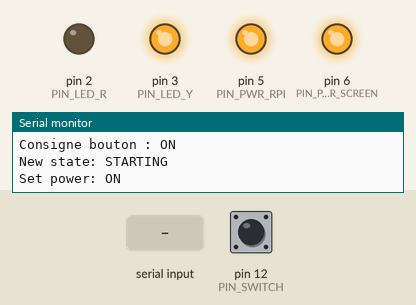
This sketch was run on a simulated Arduino Uno, built with avr-gcc and run on an emulated ATmega328P. Shown: output pins drawn as LEDs (lit = HIGH), the last lines printed to the serial monitor. Dashed ring = blinking. Inputs (shaded band) come from the test bench; at power-on: pin 12 (PIN_SWITCH) HIGH.

Above: at 1.2 s.
1.3 s: "help" received over Serial
At 2.66 s:
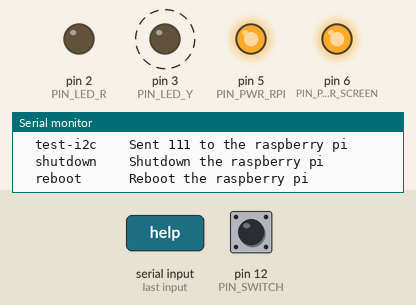
4.3 s: "off" received over Serial
At 30.5 s:
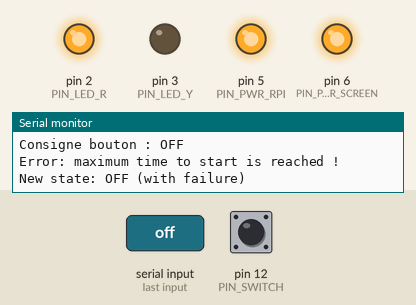
Timing chart, 0 to 31.5 s (numbered marks = the images above; inputs shaded):
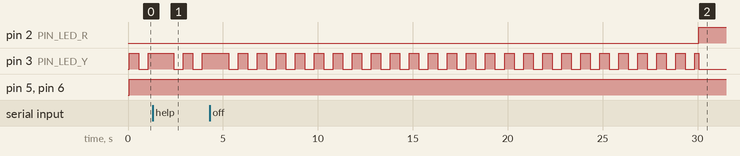

The sketch:

SuperSwag3615.ino
```cpp
//    _________                          _________
//   /   _____/__ ________   ___________/   _____/_  _  _______     ____
//   \_____  \|  |  \____ \_/ __ \_  __ \_____  \\ \/ \/ /\__  \   / ___\
//   /        \  |  /  |_> >  ___/|  | \/        \\     /  / __ \_/ /_/  >
//  /_______  /____/|   __/ \___  >__| /_______  / \/\_/  (____  /\___  /
//          \/      |__|        \/             \/              \//_____/
//
// This file is a part of the SuperSwag projet.
// Copyleft 2017 - evolya.fr

#include <Wire.h>

// -- Configuration des pins

#define PIN_LED_R 2       // Pin LED couleur ROUGE
#define PIN_LED_Y 3       // Pin LED couleur VERT
#define PIN_PWR_RPI 5     // Pin allumage alimentation Raspberry Pi (5V)
#define PIN_PWR_SCREEN 6  // Pin allumage alimentation Ecran (12V)
#define PIN_SWITCH 12     // Pin du switch On/Off
#define PIN_POT A0        // Pin du potentiomètre du volume sonore

// -- Configuration des délais (en ms)

#define TTL_STARTING 30000
#define TTL_SHUTDOWN 30000
#define LED_BLINK_DELAY 500
#define SHUTDOWN_SAFETY_DELAY 10000
#define RPI_ALIVE_TTL 2000

// -- Configurations avancées

#define SERIAL_BAUDRATE 9600    // Taux de transmission de l'arduino pour la liaison série
#define SLAVE_ADDRESS 0x04      // Adresse I2C de l'arduino
#define SHUTDOWN_ON_ERROR false // Couper l'alimentation de la Rpi si le démarrage échoue

// -- Etats possibles du système

#define STATE_OFF 0       // Le système est arrêté
#define STATE_STARTING 1  // Le système est en cours de démarrage
#define STATE_STARTED 2   // Le système est démarré et en fonctionnement
#define STATE_SHUTDOWN 3  // Le système est en cours d'arrêt

// Enregistre l'état actuel du système
int generalState = STATE_OFF;

// Utilisés pour gérer l'état de la LED clignotante
bool ledState = true;
long ledTimer = 0;

// Enregistre le moment où à commencé le lancement ou l'arrêt du système
long startStopTime = 0;

// Volume (de 0 à 100)
int volume = 0;

// Etat du bouton On/Off : ouvert ou fermé
bool switchState = false;

// Timestamp du moment où vérifier l'état de la RPI (par gpio)
long rpiCheckTime = 1;

// Valeur du pin PIN_RUNNING (temporisé pour éviter le changement trop rapide d'état lors du lancement de la rpi)
int rpiPinValue = 0;

// Conserve l'état de lancement du script python sur le raspberry
bool rpiState = false;

// Tempon d'écriture I2C vers le raspberry
volatile byte e_keys;

// Timestamp de la dernière requête de la RPI
long rpiLastRequest = 0;

// Indique si la raspberry est connectée en I2C
// Si cette variable est >2 on peut considérer que la RPi est connectée
int rpiConnected = 0;

// Quand le maitre (raspberry) demande quelque chose à l'esclave (arduino)
void i2c_requests()
{
  // On horodate la dernière requête du master
  rpiLastRequest = millis();
  // Si la RPi est déconnectée actuellement
  if (rpiConnected < 3) {
    // On incrémente le compteur d'activité
    rpiConnected++;
    // Si désormais le nombre de requête est suffisant pour considérer que la connexion est établie avec fiabilité
    if (rpiConnected > 2) {
      Serial.println("Raspberry was connected!");
      digitalWrite(PIN_LED_R, LOW);
      digitalWrite(PIN_LED_Y, HIGH);
      // Si on est en état de démarrage, cela signifie que la Rpi est prête
      if (generalState == STATE_STARTING) {
        generalState = STATE_STARTED;
        Serial.println("New state: STARTED");
      }
    }
    // Sinon on attend encore...
    else return;
  }
  // Aucun message à envoyer
  if (e_keys == 0) return;
  // On a un message à envoyer
  Wire.write(e_keys);
  Serial.print("I2C sent: ");
  Serial.println((int)e_keys);
  e_keys = 0;
}

void i2c_sendData(byte value)
{
  // Rien ne peut empêcher le signal de shutdown
  if (e_keys != 201)
    e_keys = value;
}

void setup()
{

  Serial.begin(SERIAL_BAUDRATE);
  Serial.println("Init...");

  pinMode(PIN_SWITCH, INPUT);
  digitalWrite(PIN_SWITCH, HIGH);

  pinMode(PIN_LED_R, OUTPUT);
  pinMode(PIN_LED_Y, OUTPUT);
  digitalWrite(PIN_LED_R, LOW);
  digitalWrite(PIN_LED_Y, LOW);

  pinMode(PIN_PWR_RPI, OUTPUT);
  pinMode(PIN_PWR_SCREEN, OUTPUT);
  setPowerEnabled(false);

  pinMode(PIN_POT, INPUT);

  // Initialisation I2C
  Wire.begin(SLAVE_ADDRESS);
  delay(50);
  Wire.onRequest(i2c_requests);

  Serial.println("New state: OFF");
  Serial.println("Ready!");
}

void startblink(int pinColor)
{
  digitalWrite(PIN_LED_R, pinColor == PIN_LED_R ? HIGH : LOW);
  digitalWrite(PIN_LED_Y, pinColor == PIN_LED_Y ? HIGH : LOW);
  ledState = true;
  ledTimer = startStopTime = millis();
}

void ledblink(int colorPin)
{
  ledState = !ledState;
  digitalWrite(colorPin, ledState ? HIGH : LOW);
  ledTimer = millis();
}

void sendShutdownSignal()
{
  i2c_sendData(201);
}

void setPowerEnabled(bool enabled)
{
  Serial.print("Set power: ");
  Serial.println(enabled ? "ON" : "OFF");
  digitalWrite(PIN_PWR_RPI, enabled ? HIGH : LOW);
  digitalWrite(PIN_PWR_SCREEN, enabled ? HIGH : LOW);
}

void setStateStarting()
{
  // Changement d'état
  startStopTime = millis();
  generalState = STATE_STARTING;
  Serial.println("New state: STARTING");
  // On commence un clignotement vert
  startblink(PIN_LED_Y);
  // Allumage de l'alimentation des autres composants
  setPowerEnabled(true);
  // On met un petit temps avant de continuer le programme, pour éviter une remontée
  // trop rapide de l'I2C
  delay(100);
}

void setStateShutdown() {
  // Changement d'état
  generalState = STATE_SHUTDOWN;
  Serial.println("New state: SHUTDOWN");
  // On envoie l'interruption au Rpi
  sendShutdownSignal();
  // On commence un clignotement rouge
  startblink(PIN_LED_R);
}

void handleStarting()
{
  // Détection de l'expiration du délais maximum de lancement de la Rpi
  if (millis() - startStopTime > TTL_STARTING) {
    Serial.println("Error: maximum time to start is reached !");
    generalState = STATE_OFF;
    Serial.println("New state: OFF (with failure)");
    digitalWrite(PIN_LED_R, HIGH);
    digitalWrite(PIN_LED_Y, LOW);
    // On coupe l'alimentation
    if (SHUTDOWN_ON_ERROR) setPowerEnabled(false);
    return;
  }
  // Sinon : clignotement de LED lors du démarrage
  if (millis() - ledTimer > LED_BLINK_DELAY) {
    ledblink(PIN_LED_Y);
  }
}

void handleShutdown()
{
  // Détection de l'expiration du délais maximum d'arrêt de la Rpi
  if (millis() - startStopTime > TTL_SHUTDOWN) {
    Serial.println("Error: maximum time to shutdown is reached !");
    generalState = STATE_OFF;
    Serial.println("New state: OFF (with failure)");
    digitalWrite(PIN_LED_R, LOW);
    digitalWrite(PIN_LED_Y, LOW);
    // On coupe l'alimentation
    setPowerEnabled(false);
    return;
  }
  // Sinon : clignotement de LED lors de l'arrêt
  if (millis() - ledTimer > LED_BLINK_DELAY) {
    ledblink(PIN_LED_R);
  }
}

void setStarted(bool onOff) {
  Serial.print("Consigne bouton : ");
  Serial.println(onOff ? "ON" : "OFF");
  // Et on modifie l'état
  if (onOff && generalState == STATE_OFF)       setStateStarting();
  if (!onOff && generalState == STATE_STARTED)  setStateShutdown();
}

void loop()
{

  //////
  //////  GESTION DU BOUTON ON/OFF
  //////
  int btn = digitalRead(PIN_SWITCH);
  // Changement d'état du bouton ON/OFF
  if (btn != switchState) {
    // On ajoute ici une petite vérification de l'état après 10ms, afin d'éviter des changements d'états trop rapides (bruit)
    delay(10);
    btn = digitalRead(PIN_SWITCH);
    if (btn == switchState) {
      // Si l'état est revenu à l'état initial, on ne fait rien
    }
    else if (btn == 1 && generalState == STATE_OFF) {
      setStarted(true);
    }
    else if (btn == 0 && generalState == STATE_STARTED) {
      setStarted(false);
    }
    switchState = btn;
  }

  // Gestion des changements d'états
  if (generalState == STATE_STARTING) handleStarting();
  if (generalState == STATE_SHUTDOWN) handleShutdown();

  //////
  //////  GESTION DE LA MOLETTE DU VOLUME
  //////
  if (generalState == STATE_STARTED) {
    int snd = analogRead(PIN_POT);
    int delta = abs(volume - snd);
    if (delta > 25) {
      int cl = (int)((float)snd / 1024.0 * 99.0) + 1;
      Serial.print("Volume : ");
      Serial.print(cl);
      Serial.println("%");
      volume = snd;
      i2c_sendData(cl);
    }
  }

  //////
  //////  GESTION DES ENTREES SERIE
  //////
  if (Serial.available()) {
    String data = Serial.readString();
    if (data == "help") {
      Serial.println("Commands :");
      Serial.println("  on | off    Change current consigne");
      Serial.println("  test-i2c    Sent 111 to the raspberry pi");
      Serial.println("  shutdown    Shutdown the raspberry pi");
      Serial.println("  reboot      Reboot the raspberry pi");
    }
    else if (data == "on") {
      setStarted(true);
    }
    else if (data == "off") {
      setStarted(false);
    }
    else if (data == "test-i2c") {
      i2c_sendData(111);
    }
    else if (data == "shutdown") {
      sendShutdownSignal();
    }
    else if (data == "reboot") {
      i2c_sendData(202);
    }
    else {
      Serial.println("Invalid commande. Type help to list available commands.");
    }
  }

  if (rpiConnected > 2 && millis() - rpiLastRequest >= RPI_ALIVE_TTL) {
    Serial.println("Raspberry was disconnected...");
    rpiConnected = 0;
    digitalWrite(PIN_LED_R, HIGH);
    digitalWrite(PIN_LED_Y, LOW);
    if (generalState == STATE_SHUTDOWN) {
      // On attend encore un petit peu par sécurité
      delay(SHUTDOWN_SAFETY_DELAY);
      generalState = STATE_OFF;
      Serial.println("New state: OFF");
      digitalWrite(PIN_LED_R, LOW);
      digitalWrite(PIN_LED_Y, LOW);
      // On coupe l'alimentation
      setPowerEnabled(false);
    }
  }

}
```
